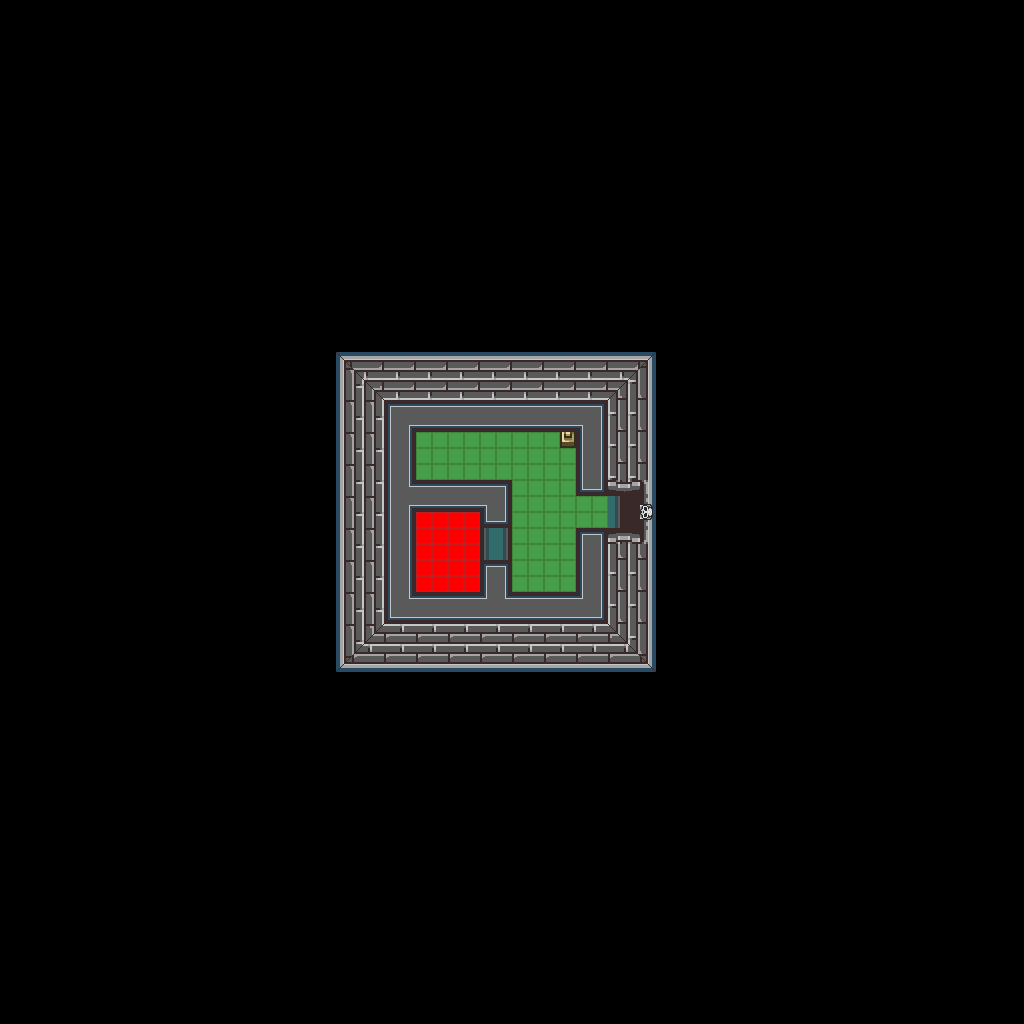

Tiled map render using the project's own tile images. Description and the map definition, with tile-layer contents summarised, below:
An orthogonal 64x64 tile map with 16x16 px tiles, 1 tile layer (base), 2 hidden layers not drawn and 14 objects.

<map version="1.10" tiledversion="1.12.1" orientation="orthogonal" renderorder="right-down" width="64" height="64" tilewidth="16" tileheight="16" infinite="0" nextlayerid="4" nextobjectid="15">
 <tileset firstgid="1" source="../classiciphone_pics4.tsx" />
 <layer id="1" name="base" width="64" height="64">
  <data>[4096 cells, 4096 non-empty, 70 distinct tile ids]</data>
 </layer>
 <layer id="2" name="collision" width="64" height="64" visible="0">
  <properties><property name="collision" value="true" /></properties>
  <data>[4096 cells, 4007 non-empty, 1 distinct tile ids]</data>
 </layer>
 <layer id="3" name="lava" width="64" height="64" visible="0">
  <properties><property name="terrain" value="lava" /></properties>
  <data>[4096 cells, 20 non-empty, 1 distinct tile ids]</data>
 </layer>
 <objectgroup id="4" name="npcs">
  <object id="1" x="336.0" y="480.0" width="16" height="16">
   <properties>
    <property name="script" type="string">-- Auto-converted from GraalScript
-- // NPC made by Stev (Ventrue Vampires)
-- [CLIENT-SIDE — server no-op]
-- // Level effect
-- if (playerenters) {seteffect 0,0,0,0.6;
-- }</property>
   </properties>
  </object>
  <object id="2" x="464.0" y="368.0" width="16" height="16">
   <properties>
    <property name="script" type="string">-- Auto-converted from GraalScript
-- // Graal2002 NPC by Stefan Knorr
-- if (created) {
-- // Initialize the attributes
-- showcharacter;
-- setcharprop #3,head7.png;
-- setcharprop #C0,orange;
-- setcharprop #C1,brown;
-- setcharprop #C2,brown;
-- setcharprop #C3,black;
-- setcharprop #C4,black;
-- setcharprop #2,shield1.gif;
-- shieldpower = 1;
-- dir = up;
-- x = x+.5;
-- sprite = 24;
end</property>
   </properties>
  </object>
  <object id="3" x="496.0" y="368.0" width="16" height="16">
   <properties>
    <property name="gani" value="bosschain.png" />
    <property name="script" type="string">-- Auto-converted from GraalScript
-- // NPC made by Stev (Ventrue Vampires)
-- [CLIENT-SIDE — server no-op]
-- if (created) {drawunderplayer; x = x+.5;
-- }</property>
   </properties>
  </object>
  <object id="4" x="480.0" y="368.0" width="16" height="16">
   <properties>
    <property name="gani" value="bosschain.png" />
    <property name="script" type="string">-- Auto-converted from GraalScript
-- // NPC made by Stev (Ventrue Vampires)
-- [CLIENT-SIDE — server no-op]
-- if (created) {drawunderplayer; x = x-.15;
-- }</property>
   </properties>
  </object>
  <object id="5" x="496.0" y="400.0" width="16" height="16">
   <properties>
    <property name="gani" value="bosschain.png" />
    <property name="script" type="string">-- Auto-converted from GraalScript
-- // NPC made by Stev (Ventrue Vampires)
-- [CLIENT-SIDE — server no-op]
-- if (created) {drawunderplayer; x = x+.5; y = y+.5;
-- }</property>
   </properties>
  </object>
  <object id="6" x="480.0" y="400.0" width="16" height="16">
   <properties>
    <property name="gani" value="bosschain.png" />
    <property name="script" type="string">-- Auto-converted from GraalScript
-- // NPC made by Stev (Ventrue Vampires)
-- [CLIENT-SIDE — server no-op]
-- if (created) {drawunderplayer; x = x-.15; y = y+.5;
-- }</property>
   </properties>
  </object>
  <object id="7" x="416.0" y="400.0" width="16" height="16">
   <properties>
    <property name="gani" value="pike.png" />
    <property name="script" type="string">-- Auto-converted from GraalScript
-- // NPC made by Stev (Ventrue Vampires)
-- [CLIENT-SIDE — server no-op]
-- if (created) {drawunderplayer;
-- }
-- if (playertouchsme) {
-- }</property>
   </properties>
  </object>
  <object id="8" x="384.0" y="480.0" width="16" height="16">
   <properties>
    <property name="gani" value="smokeani.gif" />
    <property name="script" type="string">-- Auto-converted from GraalScript
-- // NPC made by Stev (Ventrue Vampires)
-- [CLIENT-SIDE — server no-op]
-- if (created) {dontblock; drawoverplayer;
-- }
-- if (playertouchsme) {
-- }</property>
   </properties>
  </object>
  <object id="9" x="416.0" y="528.0" width="16" height="16">
   <properties>
    <property name="gani" value="smokeani.gif" />
    <property name="script" type="string">-- Auto-converted from GraalScript
-- // NPC made by Stev (Ventrue Vampires)
-- [CLIENT-SIDE — server no-op]
-- if (created) {dontblock; drawoverplayer;
-- }
-- if (playertouchsme) {
-- }</property>
   </properties>
  </object>
  <object id="10" x="528.0" y="560.0" width="16" height="16">
   <properties>
    <property name="gani" value="dead2.png" />
    <property name="script" type="string">-- Auto-converted from GraalScript
-- // NPC made by Stev (Ventrue Vampires)
-- [CLIENT-SIDE — server no-op]
-- if (created) {drawunderplayer;
-- }</property>
   </properties>
  </object>
  <object id="11" x="464.0" y="368.0" width="16" height="16">
   <properties>
    <property name="gani" value="whipbound.png" />
    <property name="script" type="string">-- Auto-converted from GraalScript
-- // NPC made by Stev (Ventrue Vampires)
-- [CLIENT-SIDE — server no-op]
-- if (created) {x = x+.5;
-- }
-- if (playertouchsme) {
-- }</property>
   </properties>
  </object>
  <object id="12" x="544.0" y="384.0" width="16" height="16">
   <properties>
    <property name="gani" value="nmanewbspike.png" />
    <property name="script" type="string">-- Auto-converted from GraalScript
-- // NPC made by Stev (Ventrue Vampires)
-- [CLIENT-SIDE — server no-op]
-- if (created) {drawunderplayer; x=x+.5;
-- }
-- if (playertouchsme) {
-- }</property>
   </properties>
  </object>
  <object id="13" x="416.0" y="544.0" width="16" height="16">
   <properties>
    <property name="gani" value="deadtwiggy.png" />
    <property name="script" type="string">-- Auto-converted from GraalScript
-- // NPC made by Stev (Ventrue Vampires)
-- [CLIENT-SIDE — server no-op]
-- if (created) {y=y+.5;
-- }
-- if (playertouchsme) {
-- }</property>
   </properties>
  </object>
  <object id="14" x="608.0" y="496.0" width="16" height="16">
   <properties>
    <property name="gani" value="portcullusdoor2.png" />
    <property name="script" type="string">-- Auto-converted from GraalScript
-- // NPC made by Steven (Darkshire)
-- [CLIENT-SIDE — server no-op]
-- if (created) {
-- setimgpart portcullusdoor2.png,96,8,32,32;
-- setshape 1,32,32;
-- drawunderplayer;
-- }
-- if (playerenters) {
-- show;
-- }
-- if (playertouchsme) {
-- hide;
-- }</property>
   </properties>
  </object>
 </objectgroup>
</map>
